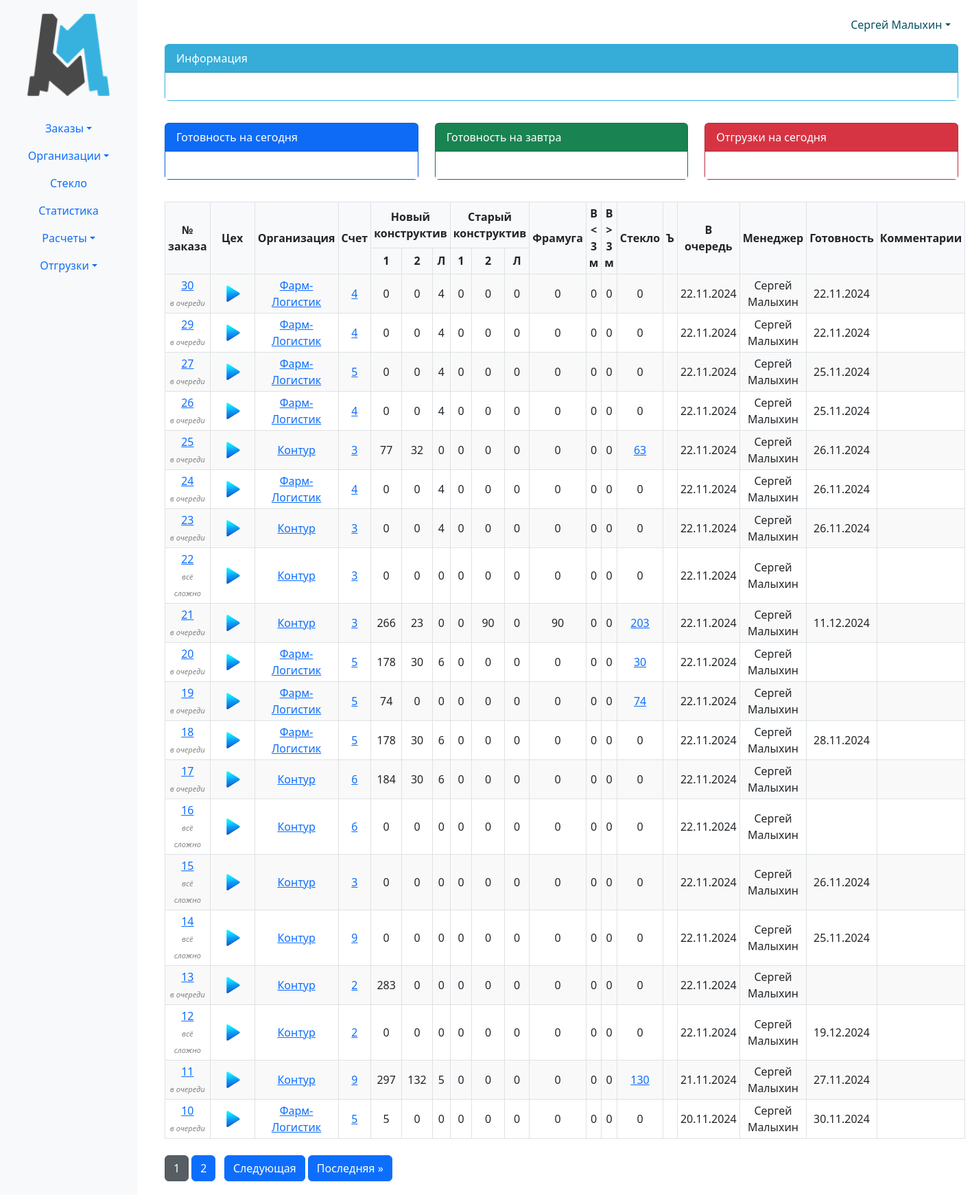
/erp_main/orders_list/ (signed in), run on an earlier commit of the app's database.
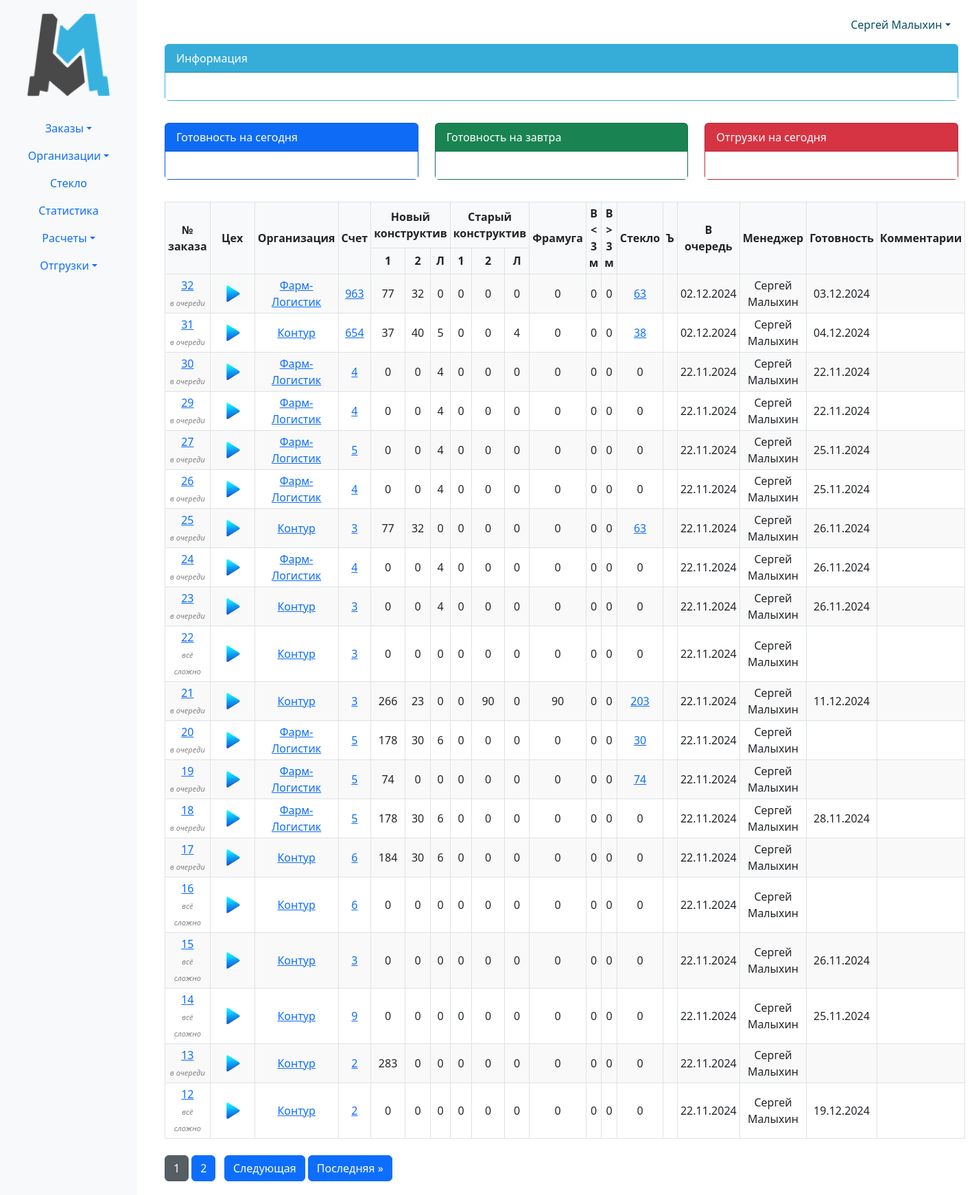
And on a later commit of the database.
### erp_main/models.py (models this page shows, shortened)
class Order(models.Model):
    internal_order_number = models.CharField(max_length=255, unique=True)
    created_at = models.DateTimeField(auto_now_add=True)
    order_file = models.FileField(upload_to='uploads/')
    invoice = models.ForeignKey(Invoice, related_name='invoice',blank=True, null=True, on_delete=models.CASCADE)
    due_date = models.DateField(null=True, blank=True)
    comment = models.TextField(blank=True, null=True)
    def get_items_filtered(self):
        return self.items.exclude(p_status__in=['changed', 'canceled'])
    @property
    def doors_1_nk(self):
        return self.get_items_filtered().filter(
            p_kind='door',
            p_construction='NK',
            p_active_trim=None,
        ).aggregate(total=Sum('p_quantity'))['total'] or 0
    @property
    def doors_2_nk(self):
        return self.get_items_filtered().filter(
            p_kind='door',
            p_construction='NK',
            p_active_trim__isnull=False,
        ).aggregate(total=Sum('p_quantity'))['total'] or 0
    @property
    def hatch_nk(self):
        return self.get_items_filtered().filter(
            p_kind='hatch',
            p_construction='NK',
        ).aggregate(total=Sum('p_quantity'))['total'] or 0
    @property
    def doors_1_sk(self):
        return self.get_items_filtered().filter(
            p_kind='door',
            p_construction='SK',
            p_active_trim=None,
        ).aggregate(total=Sum('p_quantity'))['total'] or 0
    @property
    def doors_2_sk(self):
        return self.get_items_filtered().filter(
            p_kind='door',
            p_construction='SK',
            p_active_trim__isnull=False,
        ).aggregate(total=Sum('p_quantity'))['total'] or 0
    @property
    def hatch_sk(self):
        return self.get_items_filtered().filter(
            p_kind='hatch',
            p_construction='SK',
        ).aggregate(total=Sum('p_quantity'))['total'] or 0
    @property
    def transom(self):
        return self.get_items_filtered().filter(
            p_kind='transom',
        ).aggregate(total=Sum('p_quantity'))['total'] or 0
    @property
    def gate(self):
        return self.get_items_filtered().filter(
            p_kind='gate',
            p_width__lt=3000,
            p_height__lt=3000,
        ).aggregate(total=Sum('p_quantity'))['total'] or 0
    @property
    def gate_3000(self):
        return self.get_items_filtered().filter(
            Q(p_kind='gate') & (Q(p_width__gte=3000) | Q(p_height__gte=3000)),
        ).aggregate(total=Sum('p_quantity'))['total'] or 0
    @property
    def glass(self):
        return self.get_items_filtered().filter(Q(p_glass__isnull=False) &
                                                ~Q(p_glass={})).aggregate(total=Sum('p_quantity'))['total'] or 0
    @property
    def status(self): # раскидываем позиции по статусам
        in_query = self.get_items_filtered().filter(p_status='in_query').aggregate(total=Sum('p_quantity'))['total'] or 0
        product = self.get_items_filtered().filter(p_status='product').aggregate(total=Sum('p_quantity'))['total'] or 0
        ready = self.get_items_filtered().filter(p_status='ready').aggregate(total=Sum('p_quantity'))['total'] or 0
        shipped = self.get_items_filtered().filter(p_status='shipped').aggregate(total=Sum('p_quantity'))['total'] or 0
        if in_query > 0 and product == 0 and ready == 0 and shipped == 0:
            return f'в очереди'
        elif in_query == 0 and product > 0 and ready == 0 and shipped == 0:
            return f'запущен'
        elif in_query == 0 and product == 0 and ready > 0 and shipped == 0:
            return f'готов'
        elif in_query == 0 and product == 0 and ready == 0 and shipped > 0:
            return f'отгружен'
        else:
            return f'всё сложно'
    @property
    def workshop(self):
        ws_1 = self.get_items_filtered().filter(workshop='1').aggregate(total=Sum('p_quantity'))['total'] or 0
        ws_3 = self.get_items_filtered().filter(workshop='3').aggregate(total=Sum('p_quantity'))['total'] or 0
        icon_path = static('erp_main/images/icon_play.png')
        if ws_1:
            icon_path = static('erp_main/images/icon_play1.png')
        if ws_3:
            icon_path = static('erp_main/images/icon_play3.png')
        if ws_1 and ws_3:
            icon_path = static('erp_main/images/icon_play13.png')
        return icon_path

class Invoice(models.Model):
    number = models.CharField(max_length=5, blank=True, null=True)
    organization = models.ForeignKey(Organization, related_name='organization', on_delete=models.CASCADE)
    date = models.DateField()
    amount = models.IntegerField(default=0)
    payed_amount = models.IntegerField(default=0)
    shipping_amount = models.IntegerField(default=0)
    montage_amount = models.IntegerField(default=0)
    legal_entity = models.ForeignKey(LegalEntity, related_name='legal_entity', on_delete=models.CASCADE)
    invoice_file = models.FileField(upload_to='invoices/', blank=True, null=True)
    year = models.PositiveIntegerField(editable=False)
    is_paid = models.BooleanField(default=False, blank=True, null=True)
    change_date = models.DateField(blank=True, null=True)
    class Meta:
        constraints = [
            models.UniqueConstraint(fields=['number', 'legal_entity', 'year'], name='unique_field_combination')
        ]

class Organization(models.Model):
    FOOTING_CHOICES = (
        ('ustav', 'устава'),
        ('attorney', 'доверенности')
    )
    KIND_CHOICES = (
        ('ooo', 'ООО'),
        ('ao', 'АО'),
        ('zao', 'ЗАО'),
        ('ip', 'ИП'),
    )
    kind = models.CharField(max_length=100, blank=True, null=True, choices=KIND_CHOICES)
    phone_number = models.CharField(max_length=15, blank=True, null=True)
    name_fl = models.CharField(max_length=15, blank=True, null=True)
    user = models.ForeignKey(User, related_name='organizations', on_delete=models.CASCADE)
    ceo_footing = models.CharField(max_length=30, choices=FOOTING_CHOICES)
    name = models.CharField(max_length=100, blank=True, null=True)
    inn = models.CharField(max_length=15, blank=True, null=True)
    ogrn = models.CharField(max_length=15, blank=True, null=True)
    kpp = models.CharField(max_length=15, blank=True, null=True)
    r_s = models.CharField(max_length=25, blank=True, null=True)
    bank = models.CharField(max_length=300, blank=True, null=True)
    bik = models.CharField(max_length=10, blank=True, null=True)
    k_s = models.CharField(max_length=25, blank=True, null=True)
    address = models.CharField(max_length=150, blank=True, null=True)
    email = models.EmailField(blank=True, null=True)
    ceo_title = models.CharField(max_length=30, blank=True, null=True)
    ceo_name = models.CharField(max_length=150, blank=True, null=True)
    contracts = models.FileField(upload_to='contracts/', blank=True, null=True)
    def __str__(self):
        if self.name_fl:
            return f'{self.name_fl} ({self.phone_number})'
        return self.name
    class Meta:
        verbose_name_plural = 'Организации'

### erp_main/views.py (the view)
# urls.py: path('orders_list/', views.orders_list, name='orders_list'),
@login_required(login_url='login')
def orders_list(request):
    if request.user.is_staff:
        orders_queryset = Order.objects.all().order_by('-id')
    else:
        orders_queryset = Order.objects.filter(user=request.user).order_by('-id')
    paginator = Paginator(orders_queryset, 20)  # Создаем пагинатор
    page_number = request.GET.get('page')  # Получаем номер страницы из GET параметров
    orders = paginator.get_page(page_number)  # Получаем заказы для текущей страницы
    return render(request, 'orders_list.html', {'orders': orders})

### erp_main/templates/orders_list.html (shortened to what this page needs)
{% extends 'base.html' %}
{% load static %}
{% block content %}
<table>
    <thead>
        <tr class="bold-border;">
            <th rowspan="2">№ заказа</th>
            <th rowspan="2">Цех</th>
            <th rowspan="2">Организация</th>
            <th rowspan="2">Счет</th>
            <th colspan="3">Новый конструктив</th>
            <th colspan="3">Старый конструктив</th>
            <th rowspan="2">Фрамуга</th>
            <th rowspan="2">В < 3 м</th>
            <th rowspan="2">В > 3 м</th>
            <th rowspan="2">Стекло</th>
            <th rowspan="2">Ъ</th>
            <th rowspan="2">В очередь</th>
            <th rowspan="2">Менеджер</th>
            <th rowspan="2">Готовность</th>
            <th rowspan="2">Комментарии</th>
        </tr>
        <tr>
            <th>1</th>
            <th>2</th>
            <th>Л</th>
            <th>1</th>
            <th>2</th>
            <th>Л</th>
        </tr>
    </thead>
    <tbody>
        {% for order in orders %}
            <tr>
                <td>
                    <a href="{% url 'order_detail' order.id %}">{{ order.id }}</a>
                    <br>
                    <span style="font-size: 11px; font-style: italic; color: grey;">{{ order.status }}</span>
                </td>
                <td>
                    <button type="button" class="btn btn-link" data-bs-toggle="modal" data-bs-target="#workshopModal{{ order.id }}">
                        {% if order.status == 'в очереди' %}
                            <img id="iconPlay{{ order.id }}" src="{% static 'erp_main/images/icon_play.png' %}" style="width: 30px; height: auto;" alt="запуск">
                        {% elif order.workshop %}
                            <img id="iconPlay{{ order.id }}" src="{{ order.workshop }}" style="width: 30px; height: auto;" alt="">
                        {% endif %}
                    </button>
                </td>
                <td>
                    <a href="{% url 'organization_detail' order.invoice.organization.id %}">{{ order.invoice.organization }}</a>
                </td>
                <td>
                    <a href="{% url 'invoice_detail' order.invoice.id %}">{{ order.invoice.number }}</a>
                </td>
                <td>{{ order.doors_1_nk }}</td>
                <td>{{ order.doors_2_nk }}</td>
                <td>{{ order.hatch_nk }}</td>
                <td>{{ order.doors_1_sk }}</td>
                <td>{{ order.doors_2_sk }}</td>
                <td>{{ order.hatch_sk }}</td>
                <td>{{ order.transom }}</td>
                <td>{{ order.gate }}</td>
                <td>{{ order.gate_3000 }}</td>
                <td>
                    {% if order.glass != 0 %}
                        <a href="{% url 'glass_info' order.id %}">{{ order.glass }}</a>
                    {% else %}
                        {{ order.glass }}
                    {% endif %}
                </td>
                <td></td>
                <td>{{ order.created_at|date:"d.m.Y" }}</td>
                <td>{{ order.invoice.organization.user.get_full_name }}</td>
                <td>{{ order.due_date|date:"d.m.Y" }}</td>
                <td>{{ order.comment }}</td>
            </tr>
        {% endfor %}
    </tbody>
</table>
    <div class="pagination text-center mt-4">
    {% for i in orders.paginator.page_range %}
        {% if orders.number == i %}
            <a href="?page={{ i }}" class="btn btn-secondary active">{{ i }}</a>
        {% else %}
            <a href="?page={{ i }}" class="btn btn-primary">{{ i }}</a>
        {% endif %}
    {% endfor %}
    {% if orders.has_next %}
        <a href="?page={{ orders.next_page_number }}" class="btn btn-primary">Следующая</a>
        <a href="?page={{ orders.paginator.num_pages }}" class="btn btn-primary">Последняя &raquo;</a>
    {% endif %}
</div>
{% endblock %}

What changed in the data, as far as the page shows it:
no longer on this page (row unchanged): Order: id "11", status "в очереди", invoice.organization "Контур", invoice.number "9", doors_1_nk "297", doors_2_nk "132", hatch_nk "5", doors_1_sk "0", doors_2_sk "0", hatch_sk "0", transom "0", gate "0", gate_3000 "0", glass "130", created_at "21.11.2024", invoice.organization.user.get_full_name "Сергей Малыхин", due_date "27.11.2024"
no longer on this page (row unchanged): Order: id "10", status "в очереди", invoice.organization "Фарм-Логистик", invoice.number "5", doors_1_nk "5", doors_2_nk "0", hatch_nk "0", doors_1_sk "0", doors_2_sk "0", hatch_sk "0", transom "0", gate "0", gate_3000 "0", glass "0", created_at "20.11.2024", invoice.organization.user.get_full_name "Сергей Малыхин", due_date "30.11.2024"
added Order: id "32", status "в очереди", invoice.organization "Фарм-Логистик", invoice.number "963", doors_1_nk "77", doors_2_nk "32", hatch_nk "0", doors_1_sk "0", doors_2_sk "0", hatch_sk "0", transom "0", gate "0", gate_3000 "0", glass "63", created_at "02.12.2024", invoice.organization.user.get_full_name "Сергей Малыхин", due_date "03.12.2024"
added Order: id "31", status "в очереди", invoice.organization "Контур", invoice.number "654", doors_1_nk "37", doors_2_nk "40", hatch_nk "5", doors_1_sk "0", doors_2_sk "0", hatch_sk "4", transom "0", gate "0", gate_3000 "0", glass "38", created_at "02.12.2024", invoice.organization.user.get_full_name "Сергей Малыхин", due_date "04.12.2024"
